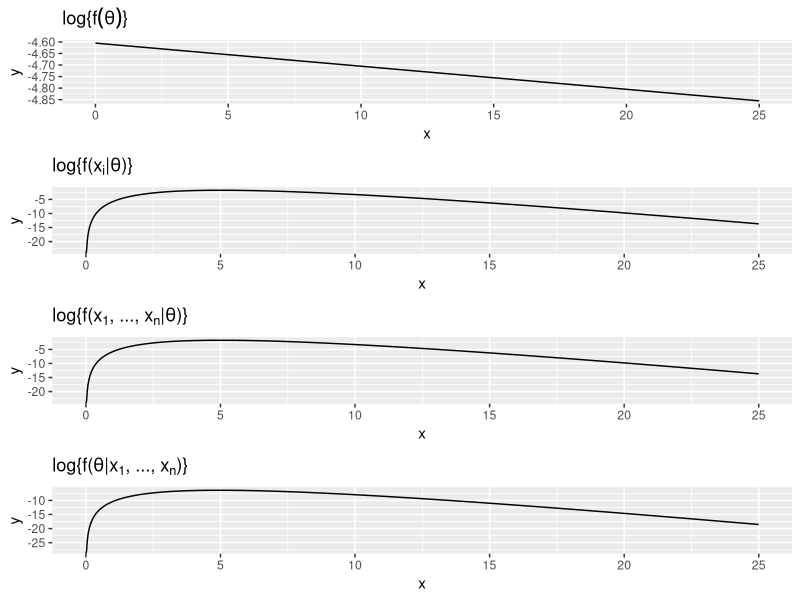
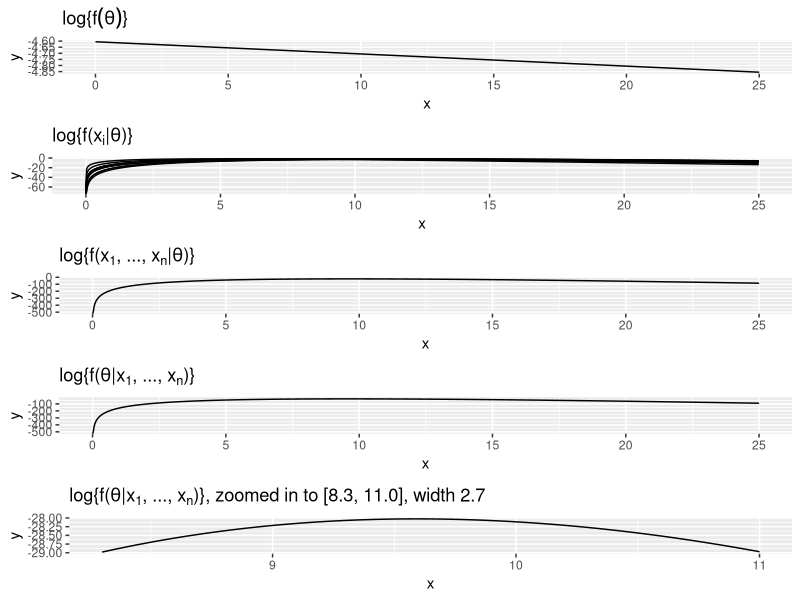
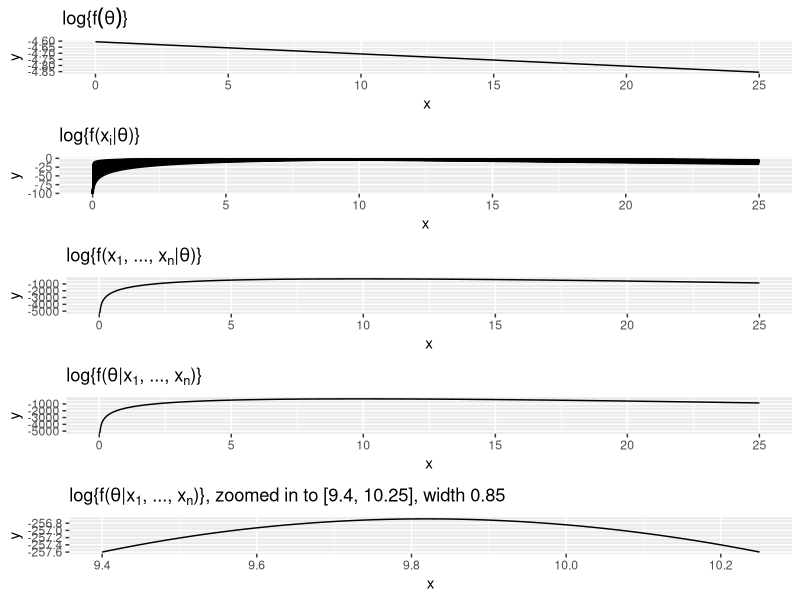
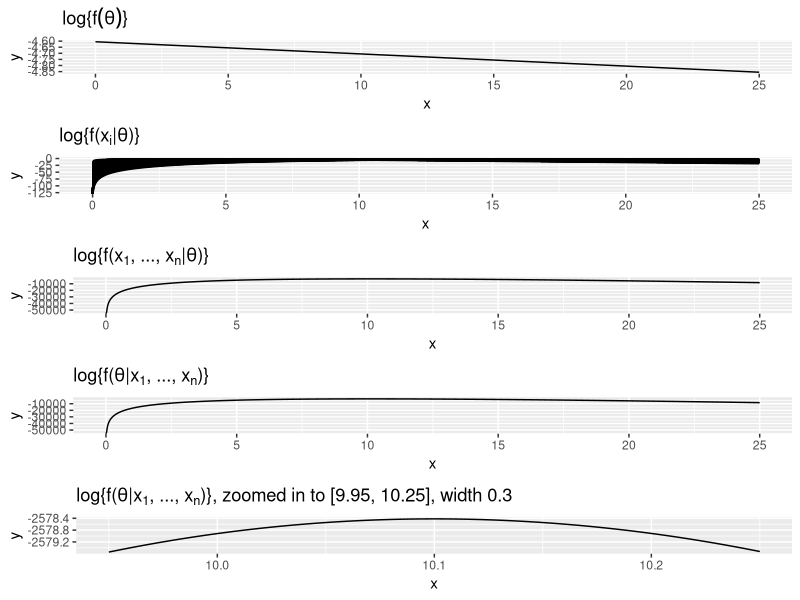

Source code (R) for these figures, in order:
## ---- chunk 1
knitr::opts_chunk$set(echo = TRUE)
library(dplyr)
library(readr)
library(ggplot2)
library(gridExtra)
## ---- chunk 2
set.seed(93365)

plot_xmax <- 25

n <- 1
x_sim <- data.frame(x = rpois(n = n, lambda = 10))
## ---- chunk 3
p_prior <- ggplot(data = data.frame(x = c(0, plot_xmax)), mapping = aes(x = x)) +
  stat_function(fun = dgamma, args = list(shape = 1, rate = 0.01, log = TRUE), n = 1001) +
  ggtitle(expression(paste(log, "{", f(theta), "}")))

calc_ind_lik <- function(lambda, x) {
  result <- seq_along(lambda)
  for(j in seq_along(lambda)) {
    result[j] <- sum(dpois(x = x, lambda = lambda[j], log = TRUE))
  }
  return(result)
}

calc_post_plus_lik <- function(lambda, x) {
  dgamma(lambda, shape = 1, rate = 0.01, log = TRUE) +
    calc_ind_lik(lambda, x)
}

p_ind_lik <- ggplot(data = data.frame(x = c(0, plot_xmax)), mapping = aes(x = x)) +
  ggtitle(expression(paste(log, "{f(", x[i], "|", theta, ")}")))
for(i in seq_len(n)) {
  p_ind_lik <- p_ind_lik +
    stat_function(fun = calc_ind_lik, args = list(x = x_sim$x[i]), n = 1001)
}

p_combined_lik <- ggplot(data = data.frame(x = c(0, plot_xmax)), mapping = aes(x = x)) +
  stat_function(fun = calc_ind_lik, args = list(x = x_sim$x), n = 1001) +
  ggtitle(expression(paste(log, "{f(", x[1], ", ..., ", x[n], "|", theta,")}")))

p_post <- ggplot(data = data.frame(x = c(0, plot_xmax)), mapping = aes(x = x)) +
  stat_function(fun = calc_post_plus_lik, args = list(x = x_sim$x), n = 1001) +
  ggtitle(expression(paste(log, "{f(", theta, "|", x[1], ", ..., ", x[n], ")}")))

grid.arrange(p_prior, p_ind_lik, p_combined_lik, p_post, ncol = 1)
## ---- chunk 4
set.seed(93365)

n <- 10
x_sim <- data.frame(x = rpois(n = n, lambda = 10))
## ---- chunk 5
p_prior <- ggplot(data = data.frame(x = c(0, plot_xmax)), mapping = aes(x = x)) +
  stat_function(fun = dgamma, args = list(shape = 1, rate = 0.01, log = TRUE), n = 1001) +
  ggtitle(expression(paste(log, "{", f(theta), "}")))

calc_ind_lik <- function(lambda, x) {
  result <- seq_along(lambda)
  for(j in seq_along(lambda)) {
    result[j] <- sum(dpois(x = x, lambda = lambda[j], log = TRUE))
  }
  return(result)
}

calc_post_plus_lik <- function(lambda, x) {
  dgamma(lambda, shape = 1, rate = 0.01, log = TRUE) +
    calc_ind_lik(lambda, x)
}

p_ind_lik <- ggplot(data = data.frame(x = c(0, plot_xmax)), mapping = aes(x = x)) +
  ggtitle(expression(paste(log, "{f(", x[i], "|", theta, ")}")))
for(i in seq_len(n)) {
  p_ind_lik <- p_ind_lik +
    stat_function(fun = calc_ind_lik, args = list(x = x_sim$x[i]), n = 1001)
}

p_combined_lik <- ggplot(data = data.frame(x = c(0, plot_xmax)), mapping = aes(x = x)) +
  stat_function(fun = calc_ind_lik, args = list(x = x_sim$x), n = 1001) +
  ggtitle(expression(paste(log, "{f(", x[1], ", ..., ", x[n], "|", theta,")}")))

p_post <- ggplot(data = data.frame(x = c(0, plot_xmax)), mapping = aes(x = x)) +
  stat_function(fun = calc_post_plus_lik, args = list(x = x_sim$x), n = 1001) +
  ggtitle(expression(paste(log, "{f(", theta, "|", x[1], ", ..., ", x[n], ")}")))

p_post_zoom <- ggplot(data = data.frame(x = c(8.3, 11.0)), mapping = aes(x = x)) +
  stat_function(fun = calc_post_plus_lik, args = list(x = x_sim$x), n = 1001) +
  ggtitle(expression(paste(log, "{f(", theta, "|", x[1], ", ..., ", x[n], ")}, zoomed in to [8.3, 11.0], width 2.7")))

grid.arrange(p_prior, p_ind_lik, p_combined_lik, p_post, p_post_zoom, ncol = 1)
## ---- chunk 6
set.seed(93365)

n <- 100
x_sim <- data.frame(x = rpois(n = n, lambda = 10))
## ---- chunk 7
p_prior <- ggplot(data = data.frame(x = c(0, plot_xmax)), mapping = aes(x = x)) +
  stat_function(fun = dgamma, args = list(shape = 1, rate = 0.01, log = TRUE), n = 1001) +
  ggtitle(expression(paste(log, "{", f(theta), "}")))

calc_ind_lik <- function(lambda, x) {
  result <- seq_along(lambda)
  for(j in seq_along(lambda)) {
    result[j] <- sum(dpois(x = x, lambda = lambda[j], log = TRUE))
  }
  return(result)
}

calc_post_plus_lik <- function(lambda, x) {
  dgamma(lambda, shape = 1, rate = 0.01, log = TRUE) +
    calc_ind_lik(lambda, x)
}

p_ind_lik <- ggplot(data = data.frame(x = c(0, plot_xmax)), mapping = aes(x = x)) +
  ggtitle(expression(paste(log, "{f(", x[i], "|", theta, ")}")))
for(i in seq_len(n)) {
  p_ind_lik <- p_ind_lik +
    stat_function(fun = calc_ind_lik, args = list(x = x_sim$x[i]), n = 1001)
}

p_combined_lik <- ggplot(data = data.frame(x = c(0, plot_xmax)), mapping = aes(x = x)) +
  stat_function(fun = calc_ind_lik, args = list(x = x_sim$x), n = 1001) +
  ggtitle(expression(paste(log, "{f(", x[1], ", ..., ", x[n], "|", theta,")}")))

p_post <- ggplot(data = data.frame(x = c(0, plot_xmax)), mapping = aes(x = x)) +
  stat_function(fun = calc_post_plus_lik, args = list(x = x_sim$x), n = 1001) +
  ggtitle(expression(paste(log, "{f(", theta, "|", x[1], ", ..., ", x[n], ")}")))

p_post_zoom <- ggplot(data = data.frame(x = c(9.4, 10.25)), mapping = aes(x = x)) +
  stat_function(fun = calc_post_plus_lik, args = list(x = x_sim$x), n = 1001) +
  ggtitle(expression(paste(log, "{f(", theta, "|", x[1], ", ..., ", x[n], ")}, zoomed in to [9.4, 10.25], width 0.85")))

grid.arrange(p_prior, p_ind_lik, p_combined_lik, p_post, p_post_zoom, ncol = 1)
## ---- chunk 8
set.seed(93365)

n <- 1000
x_sim <- data.frame(x = rpois(n = n, lambda = 10))
## ---- chunk 9
p_prior <- ggplot(data = data.frame(x = c(0, plot_xmax)), mapping = aes(x = x)) +
  stat_function(fun = dgamma, args = list(shape = 1, rate = 0.01, log = TRUE), n = 1001) +
  ggtitle(expression(paste(log, "{", f(theta), "}")))

calc_ind_lik <- function(lambda, x) {
  result <- seq_along(lambda)
  for(j in seq_along(lambda)) {
    result[j] <- sum(dpois(x = x, lambda = lambda[j], log = TRUE))
  }
  return(result)
}

calc_post_plus_lik <- function(lambda, x) {
  dgamma(lambda, shape = 1, rate = 0.01, log = TRUE) +
    calc_ind_lik(lambda, x)
}

p_ind_lik <- ggplot(data = data.frame(x = c(0, plot_xmax)), mapping = aes(x = x)) +
  ggtitle(expression(paste(log, "{f(", x[i], "|", theta, ")}")))
for(i in seq_len(n)) {
  p_ind_lik <- p_ind_lik +
    stat_function(fun = calc_ind_lik, args = list(x = x_sim$x[i]), n = 1001)
}

p_combined_lik <- ggplot(data = data.frame(x = c(0, plot_xmax)), mapping = aes(x = x)) +
  stat_function(fun = calc_ind_lik, args = list(x = x_sim$x), n = 1001) +
  ggtitle(expression(paste(log, "{f(", x[1], ", ..., ", x[n], "|", theta,")}")))

p_post <- ggplot(data = data.frame(x = c(0, plot_xmax)), mapping = aes(x = x)) +
  stat_function(fun = calc_post_plus_lik, args = list(x = x_sim$x), n = 1001) +
  ggtitle(expression(paste(log, "{f(", theta, "|", x[1], ", ..., ", x[n], ")}")))

p_post_zoom <- ggplot(data = data.frame(x = c(9.95, 10.25)), mapping = aes(x = x)) +
  stat_function(fun = calc_post_plus_lik, args = list(x = x_sim$x), n = 1001) +
  ggtitle(expression(paste(log, "{f(", theta, "|", x[1], ", ..., ", x[n], ")}, zoomed in to [9.95, 10.25], width 0.3")))

grid.arrange(p_prior, p_ind_lik, p_combined_lik, p_post, p_post_zoom, ncol = 1)
